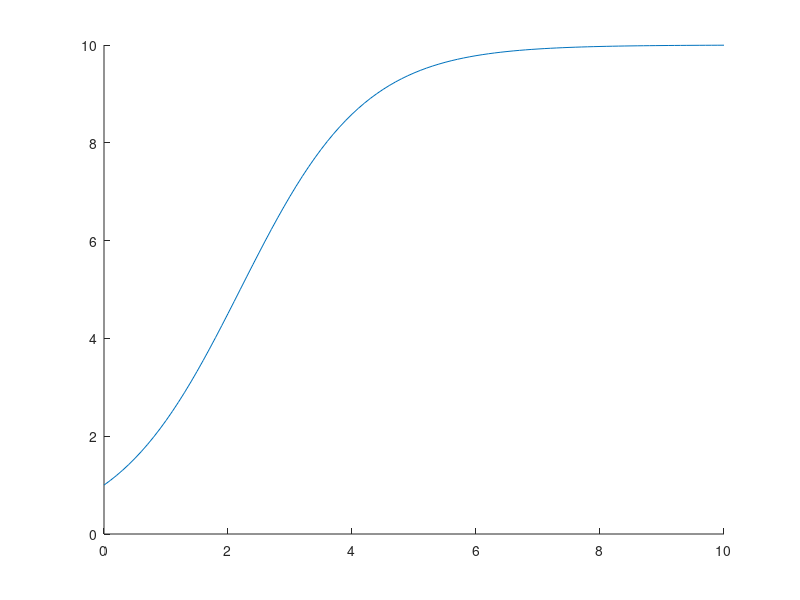

Write the MATLAB code that produced this figure. (Note: this script raises an error after producing the figure.)
clf;
hold on;

dpdt = @(p) (1 - p/10)*p;
p0 = 1;
dt = 10.^-1;
t_end = 10;
T = 0:dt:t_end;

p = @(t) 10 ./ (1+9*exp(-t));
plot(T, p(T));

p0 = 1;

eu = w01_euler( dpdt, p0, dt, t_end );
plot(T, eu);
hold off;